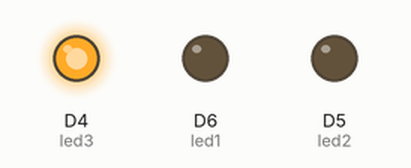
Simulated run of this sketch. Board: ESP8266 (NodeMCU). Parts: output pins drawn as LEDs (lit = HIGH).

Above: at 1.5 s.
At 4.5 s:
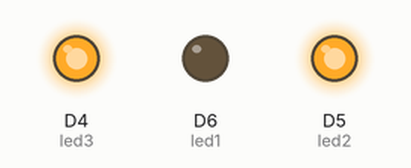
At 7.5 s:
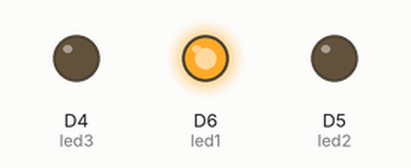
Timing chart, 0 to 11.7 s (numbered marks = the images above):
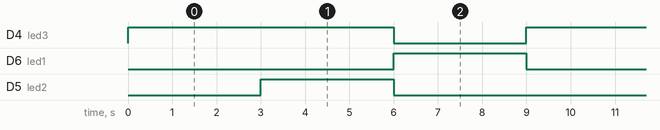

Measured:
- by itself, D4 (led3): alternates HIGH for 6.0 s and LOW for 3.0 s
- by itself, D6 (led1), D5 (led2): alternates HIGH for 3.0 s and LOW for 6.0 s
- by itself, everything shown: repeats every 9.0 s, in 3 steps

The sketch:

Semaphore.ino
```cpp
//Program that simulate leds of a semaphore

int led1 = D6;
int led2 = D5;
int led3 = D4;


void setup() {

  //We set leds as output, since they have to illuminate in time
  pinMode(led1, OUTPUT);
  pinMode(led2, OUTPUT);
  pinMode(led3, OUTPUT);

}

void loop() {

  //green led is up
  digitalWrite(led1, LOW);
  digitalWrite(led2, LOW);
  digitalWrite(led3, HIGH);

  delay(3000);

  //green and yellow led are up
  digitalWrite(led1, LOW);
  digitalWrite(led2, HIGH);
  digitalWrite(led3, HIGH);

  delay(3000);

  //red led is up
  digitalWrite(led1, HIGH);
  digitalWrite(led2, LOW);
  digitalWrite(led3, LOW);

  delay(3000);

  // And repeat!
}
```
